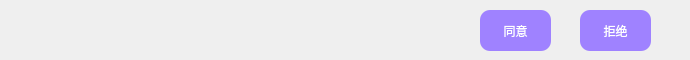
<?xml version="1.0" encoding="UTF-8"?>
<ui version="4.0">
 <class>InformListItemForm</class>
 <widget class="QWidget" name="InformListItemForm">
  <property name="geometry">
   <rect>
    <x>0</x>
    <y>0</y>
    <width>690</width>
    <height>60</height>
   </rect>
  </property>
  <property name="windowTitle">
   <string>Form</string>
  </property>
  <widget class="QLabel" name="headImg">
   <property name="geometry">
    <rect>
     <x>10</x>
     <y>10</y>
     <width>41</width>
     <height>41</height>
    </rect>
   </property>
   <property name="text">
    <string/>
   </property>
  </widget>
  <widget class="QLabel" name="nameLabel">
   <property name="geometry">
    <rect>
     <x>70</x>
     <y>10</y>
     <width>141</width>
     <height>21</height>
    </rect>
   </property>
   <property name="text">
    <string/>
   </property>
  </widget>
  <widget class="QLabel" name="contentLabel">
   <property name="geometry">
    <rect>
     <x>70</x>
     <y>35</y>
     <width>371</width>
     <height>21</height>
    </rect>
   </property>
   <property name="text">
    <string/>
   </property>
  </widget>
  <widget class="QPushButton" name="agreeBtn">
   <property name="geometry">
    <rect>
     <x>480</x>
     <y>10</y>
     <width>71</width>
     <height>41</height>
    </rect>
   </property>
   <property name="font">
    <font>
     <family>微软雅黑</family>
    </font>
   </property>
   <property name="styleSheet">
    <string notr="true">color: rgb(255, 255, 255);
border-radius:10px; 
background-color:rgb(159, 130, 255);</string>
   </property>
   <property name="text">
    <string>同意</string>
   </property>
  </widget>
  <widget class="QPushButton" name="rejectBtn">
   <property name="geometry">
    <rect>
     <x>580</x>
     <y>10</y>
     <width>71</width>
     <height>41</height>
    </rect>
   </property>
   <property name="font">
    <font>
     <family>微软雅黑</family>
    </font>
   </property>
   <property name="styleSheet">
    <string notr="true">color: rgb(255, 255, 255);
border-radius:10px; 
background-color:rgb(159, 130, 255);</string>
   </property>
   <property name="text">
    <string>拒绝</string>
   </property>
  </widget>
  <widget class="QLabel" name="stateLabel">
   <property name="geometry">
    <rect>
     <x>540</x>
     <y>20</y>
     <width>71</width>
     <height>21</height>
    </rect>
   </property>
   <property name="font">
    <font>
     <family>SimSun-ExtB</family>
     <pointsize>10</pointsize>
    </font>
   </property>
   <property name="text">
    <string/>
   </property>
  </widget>
 </widget>
 <resources/>
 <connections/>
</ui>
